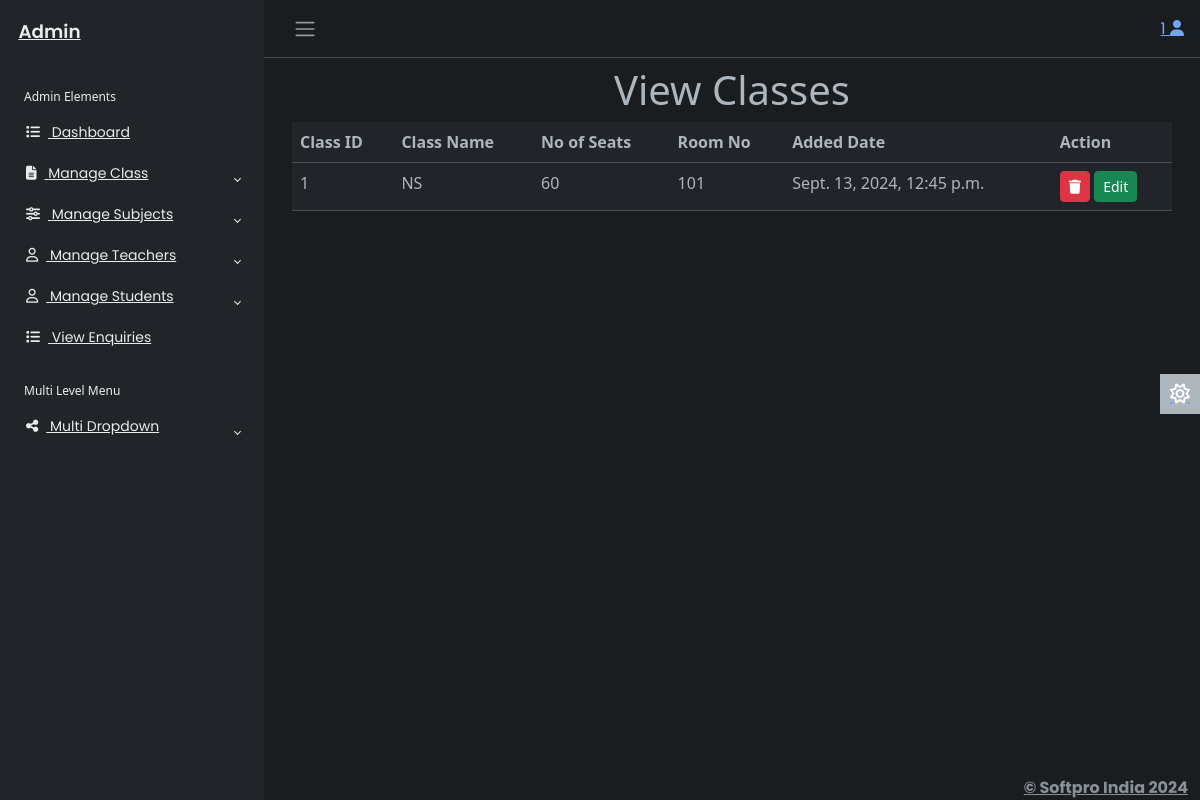
The page /adminapp/viewclass/ (signed in) on the database its author committed.
### adminapp/models.py (models this page shows)
class Classes(models.Model):
    cid=models.IntegerField(primary_key=True,auto_created=True)
    class_name=models.CharField(max_length=30)
    seats=models.IntegerField()
    roomno=models.CharField(max_length=50)
    created_date=models.DateTimeField()

### adminapp/views.py (the view)
# urls.py: path('viewclass/',views.viewclass,name='viewclass'),
@cache_control(no_store=True,no_cache=True,must_revalidate=True)
def viewclass(req):
    try:
        if req.session['adminid']!=None:
            adminid=req.session['adminid']
            cl=Classes.objects.all()
            return render(req,'viewclass.html',{'adminid':adminid,'cl':cl})
    except KeyError:
        return redirect('login')

### adminapp/templates/viewclass.html
{% extends 'adminbase.html' %}
{% load static %}
{% block admin %}
<div class="row">
    <div class="col-sm-12">
        <h1 class="text-center">View Classes</h1>
        <table class="table">
            <tr>
                <th>Class ID</th>
                <th>Class Name</th>
                <th>No of Seats</th>
                <th>Room No</th>
                <th>Added Date</th>
                <th>Action</th>
            </tr>
            {% for c in cl %}
            <tr>
                <td>{{c.cid}}</td>
                <td>{{c.class_name}}</td>
                <td>{{c.seats}}</td>
                <td>{{c.roomno}}</td>
                <td>{{c.created_date}}</td>
                <td>
                    <a href="#" class="btn btn-sm btn-danger"><i class="fa-solid fa-trash"></i></a>
                    <a href="#" class="btn btn-sm btn-success">Edit</a>
                </td>
            </tr>
            {% endfor %}
        </table>
    </div>
</div>
{% endblock %}

### adminapp/static/css/adminstyle.css (style rules this page uses)
body { font-family: 'Poppins', sans-serif; font-size: 0.875rem; opacity: 1; overflow-y: scroll; margin: 0; }
a { cursor: pointer; text-decoration: none; font-family: 'Poppins', sans-serif; }

### rows shown on the page
Classes: cid "1", class_name "NS", seats "60", roomno "101", created_date "Sept. 13, 2024, 12:45 p.m."

### other values the page prints
{{ adminid }} "1"
